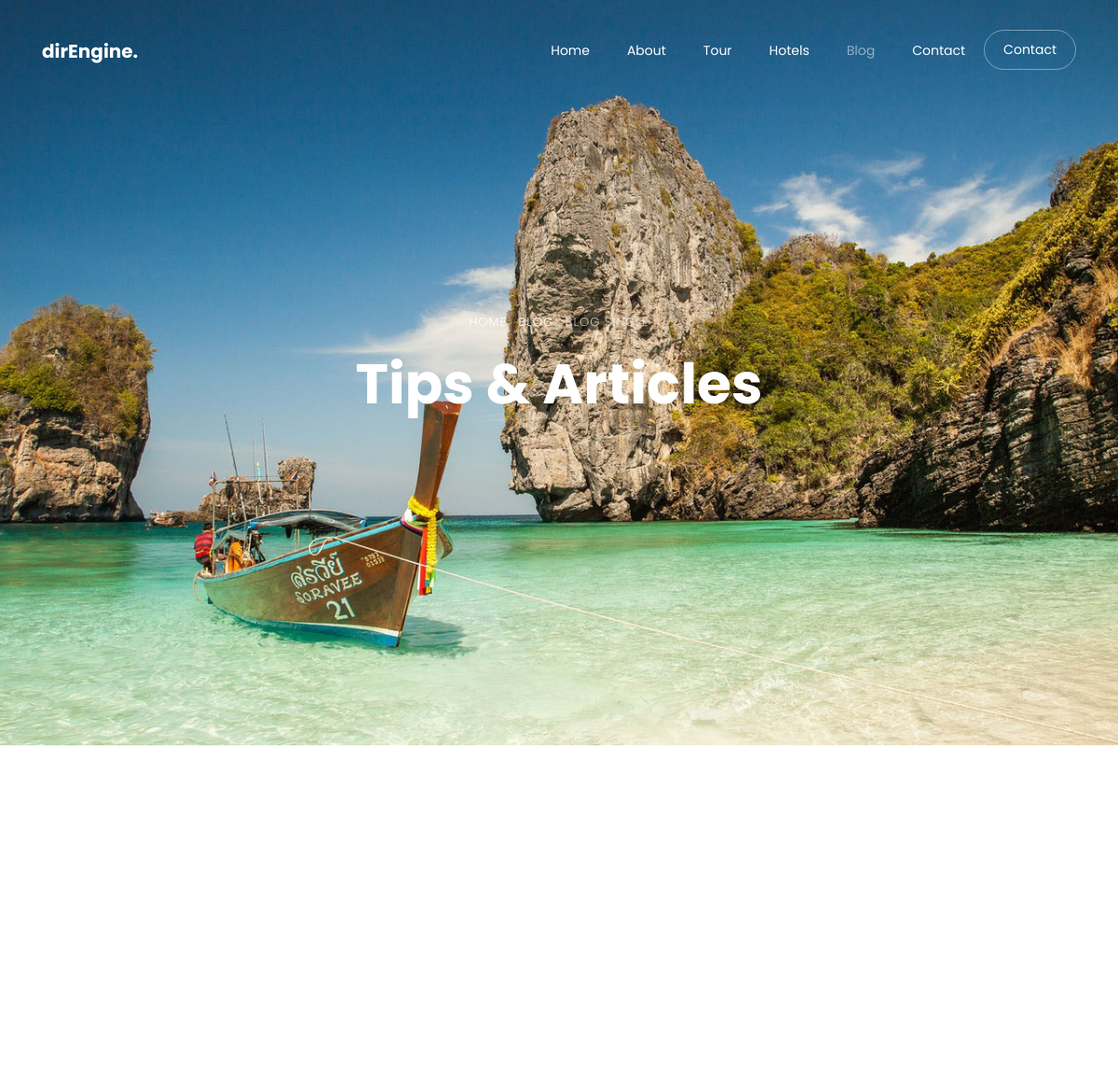
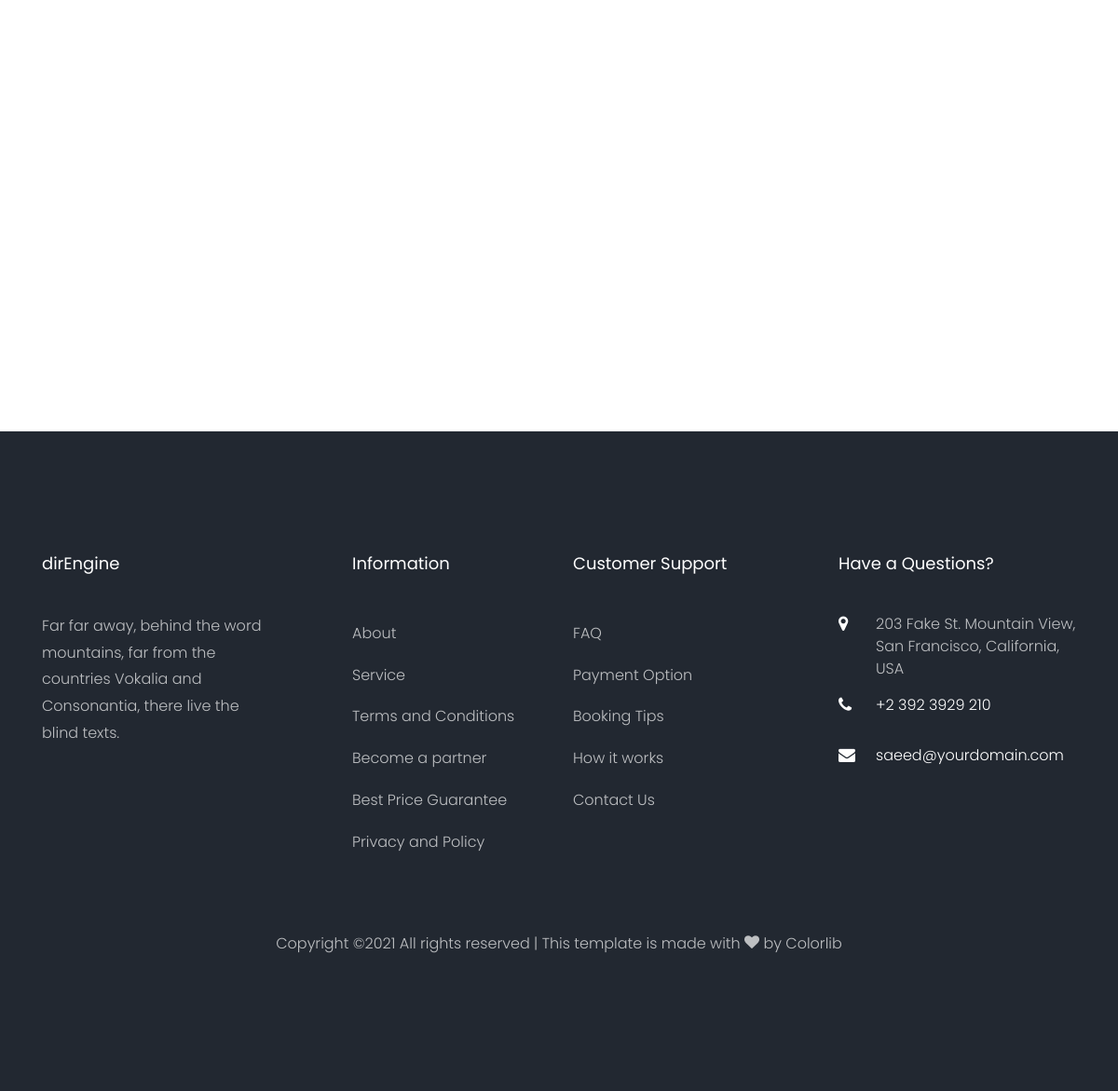
/blog/none-teest-post/detail/, run on the app's committed database (2 pictures, top to bottom).
### main/models.py (models this page shows, shortened)
class Info(models.Model):
    site_name= models.CharField(max_length = 30)
    description = models.TextField(max_length=500)
    fb_url = models.URLField(max_length=200 , blank=True, null=True)
    twitter_url = models.URLField(max_length=200 , blank=True, null=True)
    Instgram_url = models.URLField(max_length=200 , blank=True, null=True)
    address = models.CharField(max_length=100)
    phone_number = models.CharField(max_length=20)
    mail = models.EmailField( max_length=254)
    class Meta:
        verbose_name = ("Info")
        verbose_name_plural = ("Info")

### blog/views.py (the view)
# urls.py: path('<slug:slug>/detail/', views.BlogDetailView.as_view(),name='blog-detail'),
class BlogDetailView(DetailView):
    model=Post
    def get_context_data(self, **kwargs):
        context = super(BlogDetailView, self).get_context_data(**kwargs)
        context['categories'] = Categorie.objects.all().annotate(posts=Count('post'))
        context['recent_posts'] = Post.objects.active().exclude(pk=self.get_object().pk)[:3]
        context['tags'] = Tag.objects.all()
        return context

### blog/models.py (called while the page is built)
    def active(self):
        return self.get_queryset().filter(active=True)

    def __str__(self):
        return self.title

### project/context_processors.py (called while the page is built)
def nav_links(request):
    urlpath = request.path
    cxt = {
        'urlpath':urlpath,
    }
    return cxt

def myfooter(request):
    info = Info.objects.last()
    cxt = {
        'myfooter':info,
    }
    return cxt

### blog/templates/blog/post_detail.html (shortened to what this page needs)
{% extends 'base.html' %}
{% load static %}
{% block content %}
    <div class="hero-wrap js-fullheight" style="background-image: url({% static 'images/bg_4.jpg' %});">
      <div class="container">
        <div class="row no-gutters slider-text js-fullheight align-items-center justify-content-center" data-scrollax-parent="true">
          <div class="col-md-9 ftco-animate text-center" data-scrollax=" properties: { translateY: '70%' }">
            <p class="breadcrumbs" data-scrollax="properties: { translateY: '30%', opacity: 1.6 }"><span class="mr-2"><a href="index.html">Home</a></span> <span class="mr-2"><a href="blog.html">Blog</a></span> <span>Blog Single</span></p>
            <h1 class="mb-3 bread" data-scrollax="properties: { translateY: '30%', opacity: 1.6 }">Tips &amp; Articles</h1>
          </div>
        </div>
      </div>
    </div>
    <section class="ftco-section ftco-degree-bg">
      <div class="container">
        <div class="row">
        </div>
      </div>
    </section>
{% endblock content %}

### main/templates/base.html (shortened to what this page needs)
{% load static %}
<!DOCTYPE html>
<html lang="en">
  <head>
    <link rel="stylesheet" href="{% static 'css/open-iconic-bootstrap.min.css' %}">
    <link rel="stylesheet" href="{% static 'css/animate.css' %}">
    <link rel="stylesheet" href="{% static 'css/owl.carousel.min.css' %}">
    <link rel="stylesheet" href="{% static 'css/owl.theme.default.min.css' %}">
    <link rel="stylesheet" href="{% static 'css/magnific-popup.css' %}">
    <link rel="stylesheet" href="{% static 'css/aos.css' %}">
    <link rel="stylesheet" href="{% static 'css/ionicons.min.css' %}">
    <link rel="stylesheet" href="{% static 'css/bootstrap-datepicker.css' %}">
    <link rel="stylesheet" href="{% static 'css/jquery.timepicker.css' %}">
    <link rel="stylesheet" href="{% static 'css/flaticon.css' %}">
    <link rel="stylesheet" href="{% static 'css/icomoon.css' %}">
    <link rel="stylesheet" href="{% static 'css/style.css' %}">
  </head>
  <body>
  <nav class="navbar navbar-expand-lg navbar-dark ftco_navbar bg-dark ftco-navbar-light" id="ftco-navbar">
    <div class="container">
      <a class="navbar-brand" href="index.html">dirEngine.</a>
      <div class="collapse navbar-collapse" id="ftco-nav">
        <ul class="navbar-nav ml-auto">
          <li class="nav-item {% if urlpath == '/' %}active{% endif %}"><a href="{% url 'main:home' %}" class="nav-link">Home</a></li>
          <li class="nav-item {% if 'about' in urlpath %}active{% endif %}"><a href="about.html" class="nav-link">About</a></li>
          <li class="nav-item {% if 'tour' in urlpath %}active{% endif %}"><a href="{% url 'tours:tour' %}" class="nav-link">Tour</a></li>
          <li class="nav-item {% if 'hotel' in urlpath %}active{% endif %}"><a href="{% url 'rooms:hotel' %}" class="nav-link">Hotels</a></li>
          <li class="nav-item {% if 'blog' in urlpath %}active{% endif %}"><a href="{% url 'blog:blog' %}" class="nav-link">Blog</a></li>
          <li class="nav-item {% if 'content' in urlpath %}active{% endif %}"><a href="contact.html" class="nav-link">Contact</a></li>
          {% if request.user.is_superuser or request.user.is_staff %}
          <li class="nav-item cta"><a href="{% if 'tour' in urlpath %}{% url 'tours:new-tour' %}{% elif 'blog' in urlpath %}{% url 'blog:blog-create' %}{% else %} {% url 'rooms:new-room' %}{% endif %}" class="nav-link"><span>Add {% if 'tour' in urlpath %}Tour {% elif 'blog' in urlpath %} Blog {% else %} Room {% endif %}</span></a></li>
          {% else %}
          <li class="nav-item cta"><a href="Contact" class="nav-link"><span>Contact</span></a></li>
          {% endif %}
        </ul>
      </div>
    </div>
  </nav>
{% block content %}
{% endblock content %}
    <footer class="ftco-footer ftco-bg-dark ftco-section">
      <div class="container">
        <div class="row mb-5">
          <div class="col-md">
            <div class="ftco-footer-widget mb-4">
              <h2 class="ftco-heading-2">{{myfooter.site_name}}</h2>
              <p>{{myfooter.description}}</p>
              <ul class="ftco-footer-social list-unstyled float-md-left float-lft mt-5">
              </ul>
            </div>
          </div>
          <div class="col-md">
            <div class="ftco-footer-widget mb-4 ml-md-5">
              <h2 class="ftco-heading-2">Information</h2>
              <ul class="list-unstyled">
                <li><a href="#" class="py-2 d-block">About</a></li>
                <li><a href="#" class="py-2 d-block">Service</a></li>
                <li><a href="#" class="py-2 d-block">Terms and Conditions</a></li>
                <li><a href="#" class="py-2 d-block">Become a partner</a></li>
                <li><a href="#" class="py-2 d-block">Best Price Guarantee</a></li>
                <li><a href="#" class="py-2 d-block">Privacy and Policy</a></li>
              </ul>
            </div>
          </div>
          <div class="col-md">
             <div class="ftco-footer-widget mb-4">
              <h2 class="ftco-heading-2">Customer Support</h2>
              <ul class="list-unstyled">
                <li><a href="#" class="py-2 d-block">FAQ</a></li>
                <li><a href="#" class="py-2 d-block">Payment Option</a></li>
                <li><a href="#" class="py-2 d-block">Booking Tips</a></li>
                <li><a href="#" class="py-2 d-block">How it works</a></li>
                <li><a href="#" class="py-2 d-block">Contact Us</a></li>
              </ul>
            </div>
          </div>
          <div class="col-md">
            <div class="ftco-footer-widget mb-4">
            	<h2 class="ftco-heading-2">Have a Questions?</h2>
            	<div class="block-23 mb-3">
	              <ul>
	                <li><span class="icon icon-map-marker"></span><span class="text">{{myfooter.address}}</span></li>
	                <li><a href="#"><span class="icon icon-phone"></span><span class="text">{{myfooter.phone_number}}</span></a></li>
	                <li><a href="#"><span class="icon icon-envelope"></span><span class="text">{{myfooter.mail}}</span></a></li>
	              </ul>
	            </div>
            </div>
          </div>
        </div>
        <div class="row">
          <div class="col-md-12 text-center">
            <p>
  Copyright &copy;<script>document.write(new Date().getFullYear());</script> All rights reserved | This template is made with <i class="icon-heart" aria-hidden="true"></i> by <a href="https://colorlib.com" target="_blank">Colorlib</a>
  </p>
          </div>
        </div>
      </div>
    </footer>
  </body>
</html>

### static/css/icomoon.css (style rules this page uses)
[class^="icon-"], [class*=" icon-"] { font-family: 'icomoon' !important; speak: none; font-style: normal; font-weight: normal; font-variant: normal; text-transform: none; line-height: 1; -webkit-font-smoothing: antialiased; -moz-osx-font-smoothing: grayscale; }
.icon-heart:before { content: "\f004"; }
.icon-map-marker:before { content: "\f041"; }
.icon-phone:before { content: "\f095"; }
.icon-envelope:before { content: "\f0e0"; }

### data on the page
Info: site_name "dirEngine", description "Far far away, behind the word mountains, far from the countries Vokalia and Consonantia, there live the blind texts.", address "203 Fake St. Mountain View, San Francisco, California, USA", phone_number "+2 392 3929 210", mail "saeed@yourdomain.com"
